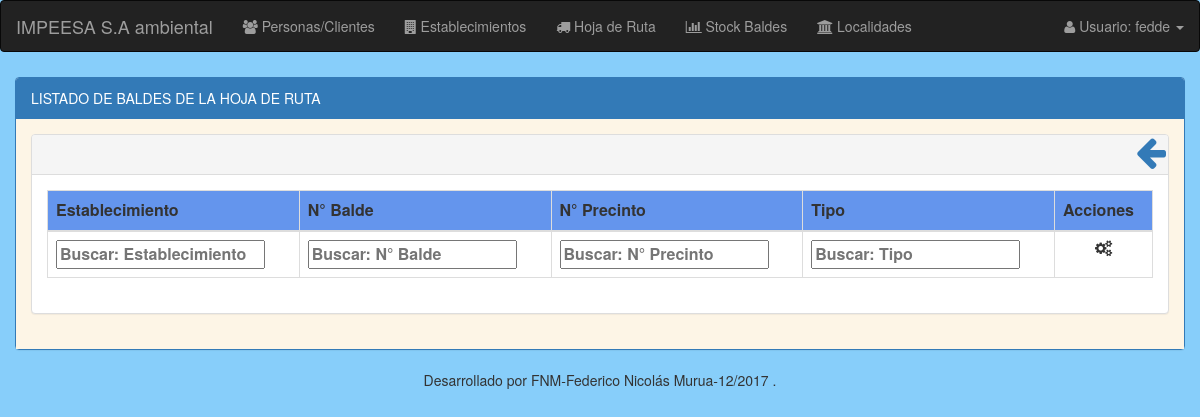
The page /hojas-de-Ruta/listado/hoja_de_ruta/19/baldes/ (signed in) on the database as committed earlier.
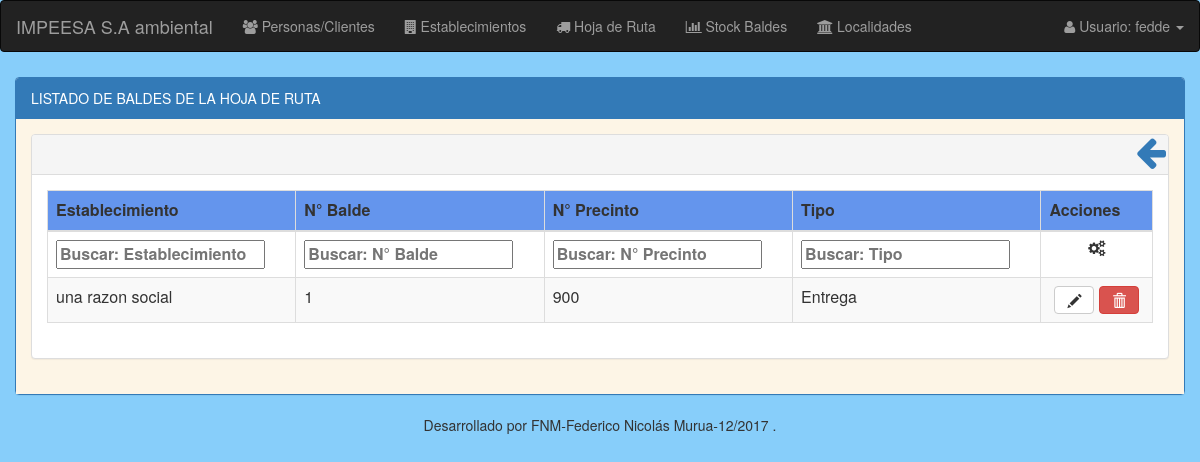
The same page on the database as committed later.
### modulo_I/models.py (models this page shows, shortened)
class BaldeUtilizado(models.Model):
    balde = models.ForeignKey('Balde') #balde_entrega
    establecimiento_generador = models.ForeignKey('EstablecimientoGenerador')
    hoja_ruta = models.ForeignKey('HojaRuta')
    nro_precinto = models.BigIntegerField(unique=True)
    tipo = models.CharField(max_length=15, choices=Entrega_Retiro)

class EstablecimientoGenerador(models.Model):
    tipo_actividad = MultiSelectField(choices=Actividades)
    nro_inscripcion = models.BigIntegerField(primary_key=True) # N° inscripcion registro de generadores provincia del chubut
    razon_social = models.CharField(max_length=50)
    telefono = models.CharField(max_length=50)
    email = models.EmailField(max_length=50, blank=True, null=True)
    director_responsable = models.ForeignKey('Cliente', related_name='director_responsable', on_delete=models.CASCADE)
    responsable_residuos = models.ForeignKey('Persona', related_name='responsable_residuos', on_delete=models.CASCADE)
    responsable_suplente = models.ForeignKey('Persona', related_name='responsable_suplente', on_delete=models.CASCADE)
    responsable_tecnico = models.ForeignKey('Persona', related_name='responsable_tecnico', on_delete=models.CASCADE)
    fecha_vinculo = models.DateField() #fecha deL Vinculo que se confeccionó el formulario
    fecha = models.DateField(default=now)
    observaciones_comentarios = models.TextField(max_length=200, default='', blank=True, null=True)
    caract_generales = models.ForeignKey('CaracteristicasGenerales', on_delete=models.CASCADE)
    domicilio = models.ForeignKey('Domicilio', on_delete=models.CASCADE)
    ambito_dependencia = models.ForeignKey('AmbitoDependencia', on_delete=models.CASCADE)
    via_acceso = models.ForeignKey('ViaAccesoSector', on_delete=models.CASCADE)
    tipo_actividad = MultiSelectField(choices=Actividades)
    sector = models.IntegerField() # cuadrante que pertenece a la ciudad el generador
    '''
    AGREGAR orden dentro de sector para la hoja de ruta (puede ser null)
    '''
    def __str__(self):
        return "%s" % (self.razon_social)

class Balde(models.Model):
    nro_balde = models.BigIntegerField(primary_key=True) #identificador
    capacidad = models.CharField(max_length=5, choices=Capacidad_balde) # en dm3
    estado = models.CharField(max_length=15, choices=Estado, default='En Planta')
    establecimiento_generador = models.ForeignKey('EstablecimientoGenerador', blank=True, null=True, default=None)

### modulo_I/views.py (the view)
@login_required
def listado_baldes_utilizados(request, id_hoja):
    listado_baldes = BaldeUtilizado.objects.filter(hoja_ruta__id=id_hoja)
    return render(request, 'hojaRuta/baldes_utilizados/baldeutilizado_listado.html', {'listado_baldes': listado_baldes, 'id_hoja':id_hoja})

### modulo_I/templates/hojaRuta/baldes_utilizados/baldeutilizado_listado.html (shortened to what this page needs)
{% extends "balde/balde_listado.html" %}
{% load staticfiles %}
{% block panel-heading %}
  LISTADO DE BALDES DE LA HOJA DE RUTA
{% endblock %}
{% block panel-heading-tabla %}
  <a href="{% url 'hojaRuta:listado_hojas_de_ruta' %}" data-toggle="tooltip" title="Volver"><i class="fa fa-arrow-left pull-right" style="font-size: 35px;padding-right:2px;"></i></a>
{% endblock %}
{% block thead-tabla %}
  <thead>
  <tr style="background:#6495ED;">
      <th>Establecimiento</th>
      <th>N° Balde</th>
      <th>N° Precinto</th>
      <th>Tipo</th>
      <th>Acciones</th>
  </tr>
  </thead>
{% endblock %}
{% block tfoot-tabla %}
  <tfoot>
     <tr>
       <th>Establecimiento</th>
       <th>N° Balde</th>
       <th>N° Precinto</th>
       <th>Tipo</th>
       <th style="text-align: center;"><i class="fa fa-cogs"></i></th>
    </tr>
  </tfoot>
{% endblock %}
{% block tbody-tabla %}
<tbody>
  {% for balde in listado_baldes %}
      <tr>
        <td>{{ balde.establecimiento_generador}}</td>
        <td>{{ balde.balde.nro_balde }}</td>
        <td>{{ balde.nro_precinto}}</td>
        <td>{{ balde.tipo}}</td>
        <td align="center">
           <a class="btn btn-default" data-toggle="tooltip" title="Modificar" href="{% url 'hojaRuta:alta_modif_balde_utilizado' id_balde=balde.balde.nro_balde id_hoja=id_hoja %}"><em class="glyphicon glyphicon-pencil"></em></a>
           <a id="nro_balde"class="btn btn-danger btn-baja"  data-baldenro="{{balde.balde.nro_balde}}" data-toggle="modal" data-target="#modal_baja" title="Eliminar"><em class="glyphicon glyphicon-trash"></em></a>
        </td>
      </tr>
    {% endfor %}
  </tbody>
{% endblock %}

Rows that differ between the two databases and show on the page:
added BaldeUtilizado: establecimiento_generador "una razon social", balde.nro_balde "1", nro_precinto "900", tipo "Entrega"
